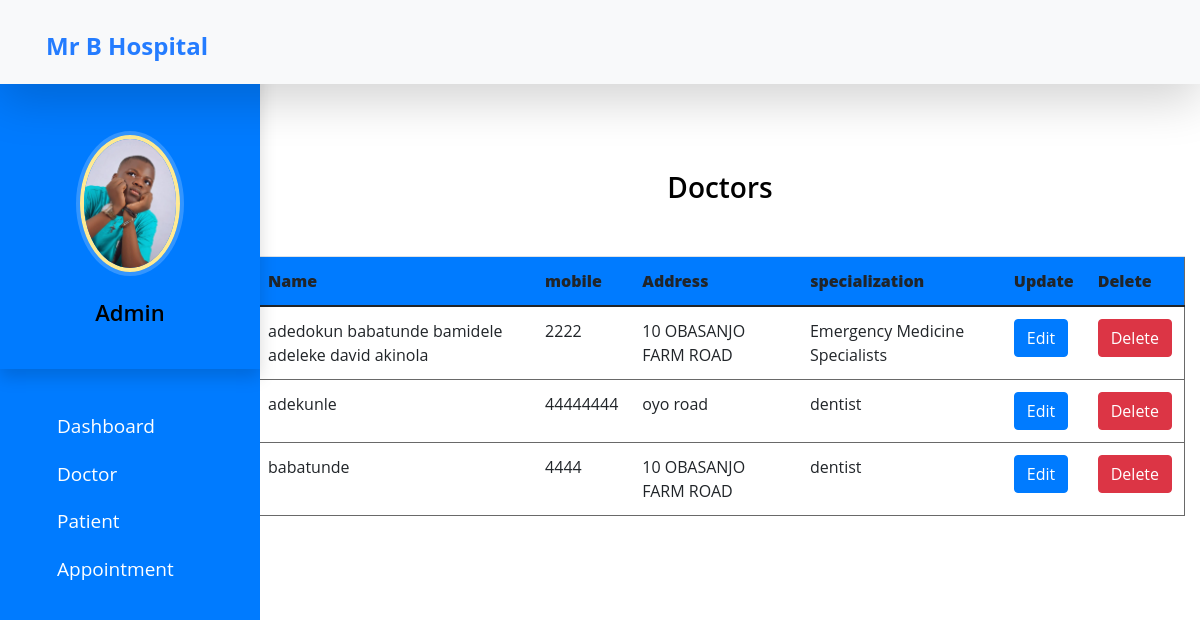
/admindv, run on the app's committed database.
### HospitalManagement/models.py (models this page shows, shortened)
class Doctor(models.Model):
    name = models.CharField(max_length=50)
    mobile= models.IntegerField()
    address=models.CharField(max_length=200)
    specialization = models.CharField(max_length=50,choices=specialization,default='Cardiologist')
    status=models.BooleanField(default=False)

### HospitalManagement/views.py (the view)
# urls.py: path('admindv', admin_view_doctor , name="admin_view_doctor"),
def admin_view_doctor(request):
    doctors=Doctor.objects.all().order_by('-id')
    context={
    'doctors': doctors,
    }
    return render(request,"HospitalManagement/admin_view_doctor.html",context)

### HospitalManagement/templates/HospitalManagement/admin_view_doctor.html (shortened to what this page needs)
{% extends 'admin_base.html' %}
{% load static %}
{% block main %}
<head>
</head>
<div class="container">
  <div class="panel panel-primary">
    <div class="panel-heading mt-4 mb-5">
      <h4 class="panel-title">Doctors</h4>
    </div>
    <table class="table table-hover"style="border: 1px solid rgb(105, 105, 105);" >
      <thead class="bg-primary">
        <tr>
          <th  style="font-weight: 900;">Name</th>
          <th  style="font-weight: 900;">mobile</th>
          <th  style="font-weight: 900;">Address</th>
          <th  style="font-weight: 900;">specialization</th>
          <th  style="font-weight: 900;">Update</th>
          <th  style="font-weight: 900;">Delete</th>
        </tr>
      </thead>
   {% for d in doctors %}
      <tr>
        <td> {{d.name}}</td>
        <td>{{d.mobile}}</td>
        <td>{{d.address}}</td>
        <td>{{d.specialization}}</td>
        <td><a class="btn btn-primary btn-xs" href="{% url 'admin_update_d' d.id %}">Edit</a></td>
        <td><a class="btn btn-danger btn-xs" href="{% url 'admin_update_d' d.id %}">Delete </a></td>
      </tr>
     {% endfor %}
    </table>
  </div>
</div>
{% endblock %}

### templates/admin_base.html (shortened to what this page needs)
<!DOCTYPE html>
{% load static %}
<html lang="en">
<head>
    <link href="{% static 'css/bootstrap.min.css'%}" rel="stylesheet">
    <link rel="stylesheet" href="{% static 'style.css' %}">
    <link rel="stylesheet" href="https://stackpath.bootstrapcdn.com/bootstrap/4.3.1/css/bootstrap.min.css">
    <link rel="stylesheet" href="https://maxcdn.bootstrapcdn.com/font-awesome/4.7.0/css/font-awesome.min.css">
    <link href="{% static 'css/templatemo-medic-care.css'%}" rel="stylesheet">
</head>
<body>
    <nav class="navbar navbar-expand-lg  ms-auto bg-light fixed-top shadow-lg  " >
        <a class="navbar-brand d-none d-lg-block acive mt-2 " href="{% url 'home' %}">
            Mr B Hospital
        </a>
    </nav>
    <nav class="menu bg-primary" tabindex="0" >
        <header class="avatar bg-primary shadow">
          <img class="mt-5" src="{% static 'images\gallery\pic-5 - Copy.jpg' %}" />
          <br><br>
          <h6>Admin</h6>
        </header>
        <ul class="mt-4 fs-5">
          <li tabindex="0" class="icon-dashboard"> <a style="color:white; text-decoration:none;" href="{% url 'admin_dashboard' %}"><span>Dashboard</span></a> </li>
          <li tabindex="0" class="icon-customers"> <a style="color:white; text-decoration:none;" href="{% url 'admin_doctor' %}"><span>Doctor</span></a></li>
          <li tabindex="0" class="icon-users"> <a style="color:white; text-decoration:none;" href="{% url 'admin_patient' %}"><span>Patient</span></a></li>
          <li tabindex="0" class="icon-calendar"> <a style="color:white; text-decoration:none;" href="{% url 'admin_appointment'%}"><span>Appointment</span></a></li>
        </ul>
      </nav>
    <br><br>
    {% block main %}
    {% endblock %}
</body>
</html>

### templates/messages.html (shortened to what this page needs)
{% if messages %}
{% load static %}
  {% endif %}

### static/style.css (style rules this page uses)
body { padding-left: 240px; }
.menu { background: #5bc995; height: 100vh; width: 240px; position: fixed; top: 0px; left: 0; z-index: 5; outline: none; }
.menu .avatar { background: rgba(0, 0, 0, 0.1); padding: 2em 0.5em; text-align: center; }
.menu .avatar img { width: 100px; border-radius: 50%; overflow: hidden; border: 4px solid #ffea92; box-shadow: 0 0 0 4px rgba(255, 255, 255, 0.2); }
.menu ul { list-style: none; padding: 0.5em 0; margin: 0; }
.menu ul li { padding: 0.5em 1em 0.5em 3em; font-size: 0.95em; font-weight: regular; background-repeat: no-repeat; background-position: left 15px center; background-size: auto 20px; transition: all 0.15s linear; cursor: pointer; }
.menu ul li.icon-dashboard { background-image: url("http://www.entypo.com/images//gauge.svg"); }
.menu ul li.icon-customers { background-image: url("http://www.entypo.com/images//briefcase.svg"); }
.menu ul li.icon-users { background-image: url("http://www.entypo.com/images//users.svg"); }
.menu ul li.icon-calendar { background-image: url("http://www.entypo.com/images//calendar.svg"); }

### static/css/templatemo-medic-care.css (style rules this page uses)
:root { --white-color: #FFFFFF; --primary-color: #247cff; --section-bg-color: #F9F9F9; --dark-color: #000000; --title-color: #565758; --p-color: #717275; --border-color: #eaeaea; --body-font-family: 'Open Sans', sans-serif; --h1-font-size: 48px; --h2-font-size: 36px; --h3-font-size: 32px; --h4-font-size: 28px; --h5-font-size: 24px; --h6-font-size: 22px; --p-font-size: 18px; --menu-font-size: 16px; --font-weight-light: 300; --font-weight-normal: 400; --font-weight-semibold: 600; --font-weight-bold: 700; }
body { background: var(--white-color); font-family: var(--body-font-family); position: relative; padding-top: 94px; }
h2, h3, h4, h5, h6 { color: var(--dark-color); line-height: inherit; }
h1, h2, h3, h4, h5, h6 { font-weight: var(--font-weight-semibold); }
h4 { font-size: var(--h4-font-size); }
h6 { font-size: var(--h6-font-size); }
a, button { touch-action: manipulation; transition: all 0.3s; }
a { color: var(--p-color); text-decoration: none; }
.navbar { padding-top: 20px; padding-bottom: 20px; }
.navbar-brand { color: var(--primary-color); font-size: var(--h5-font-size); font-weight: var(--font-weight-bold); margin: 0 30px; padding: 0; text-align: center; }

### templates/admin_base.html (style rules this page uses)
a:link { text-decoration: none; }
a { color: white; }
.menu { background: #03a9f4; margin-top: 55px; width: 260px; position: fixed; top: 0px; left: 0; z-index: 5; outline: none; }
.menu .avatar { background: rgba(0, 0, 0, 0.1); padding: 2em 0.5em; text-align: center; }
.menu .avatar img { width: 100px; border-radius: 50%; overflow: hidden; border: 4px solid #ffea92; box-shadow: 0 0 0 4px rgba(255, 255, 255, 0.2); }
.menu ul { list-style: none; padding: 0.5em 0; margin: 0; }
.menu ul li { padding: 0.5em 1em 0.5em 3em; font-size: 0.95em; font-weight: regular; background-repeat: no-repeat; background-position: left 15px center; background-size: auto 20px; transition: all 0.15s linear; cursor: pointer; }
.menu ul li.icon-dashboard { background-image: url("http://www.entypo.com/images//gauge.svg"); }
.menu ul li.icon-customers { background-image: url("http://www.entypo.com/images//briefcase.svg"); }
.menu ul li.icon-users { background-image: url("http://www.entypo.com/images//users.svg"); }
.menu ul li.icon-calendar { background-image: url("http://www.entypo.com/images//calendar.svg"); }

### HospitalManagement/templates/HospitalManagement/admin_view_doctor.html (style rules this page uses)
a:link { text-decoration: none; }
h4 { text-align: center; }

### data on the page
Doctor: name "adedokun babatunde bamidele adeleke david akinola", mobile "2222", address "10 OBASANJO FARM ROAD", specialization "Emergency Medicine Specialists"
Doctor: name "adekunle", mobile "44444444", address "oyo road", specialization "dentist"
Doctor: name "babatunde", mobile "4444", address "10 OBASANJO FARM ROAD", specialization "dentist"
